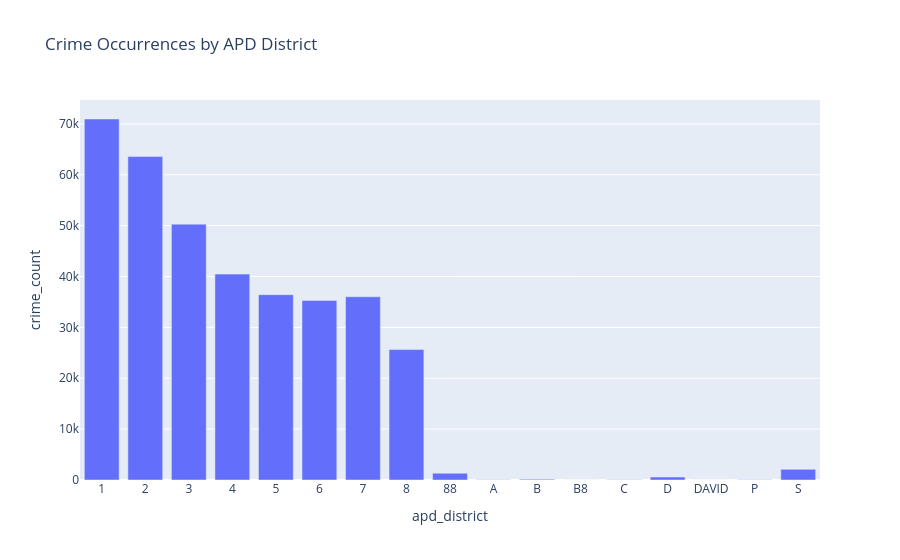

The notebook cell saved with this chart:
### Code cell
# crime by district
district_counts = (
    df.groupby("apd_district").size().reset_index(name="crime_count")
)

fig = px.bar(district_counts, x="apd_district", y="crime_count", title="Crime Occurrences by APD District")
fig.show()

### Figure 1 — Plotly figure (JSON) as saved in the notebook; plotly's stock layout.template omitted (floating-point values rounded to 4 significant figures)
{"data": [{"hovertemplate": "apd_district=%{x}<br>crime_count=%{y}<extra></extra>", "legendgroup": "", "marker": {"color": "#636efa", "pattern": {"shape": ""}}, "name": "", "orientation": "v", "showlegend": false, "textposition": "auto", "type": "bar", "x": ["1", "2", "3", "4", "5", "6", "7", "8", "88", "A", "B", "B8", "C", "D", "DAVID", "P", "S"], "xaxis": "x", "y": [70966, 63580, 50291, 40474, 36437, 35275, 36017, 25641, 1339, 48, 159, 1, 35, 579, 1, 60, 2097], "yaxis": "y"}], "layout": {"barmode": "relative", "legend": {"tracegroupgap": 0}, "title": {"text": "Crime Occurrences by APD District"}, "xaxis": {"anchor": "y", "domain": [0, 1], "title": {"text": "apd_district"}}, "yaxis": {"anchor": "x", "domain": [0, 1], "title": {"text": "crime_count"}}}}
